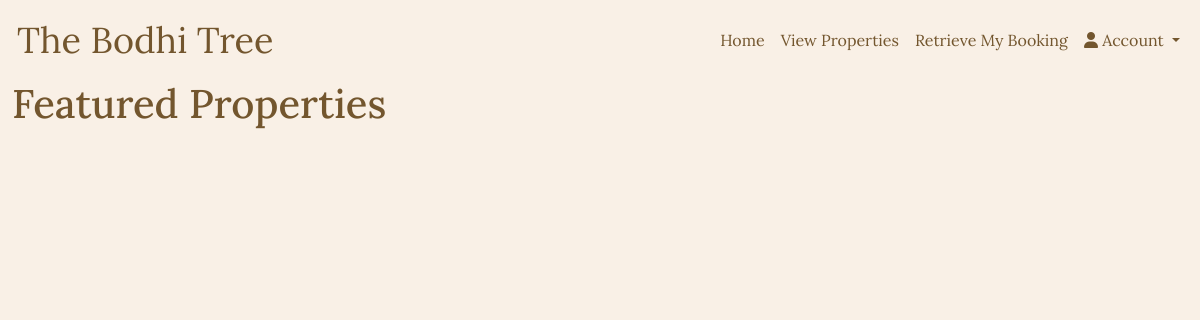
Before: / with the older database file.
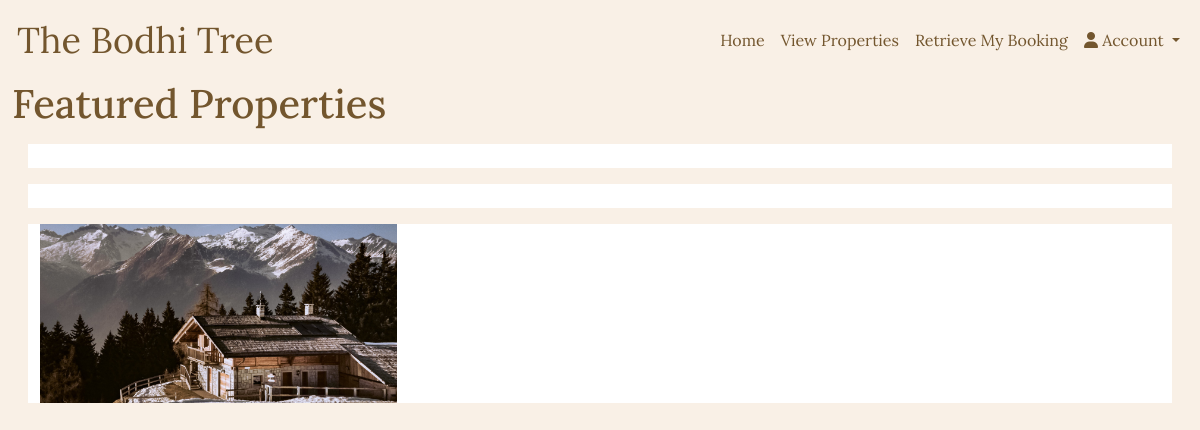
After: the same page with the newer database file.
### property/models.py (models this page shows, shortened)
class Property(models.Model):
    class Meta:
        verbose_name_plural = 'Properties'
    name = models.CharField(max_length=50)
    description = models.TextField(max_length=500, null=True, blank=True)
    address = models.CharField(max_length=80)
    city = models.CharField(max_length=40)
    country = CountryField()
    single_beds = models.IntegerField(null=True, blank=True)
    double_beds = models.IntegerField(null=True, blank=True)
    rooms = models.IntegerField(null=True, blank=True)
    suites = models.IntegerField(null=True, blank=True)
    bathrooms = models.IntegerField(null=True, blank=True)
    amenities = models.ManyToManyField(Amenity, blank=True)
    is_available = models.BooleanField(default=True)
    price_per_night = models.DecimalField(max_digits=6, decimal_places=2)
    feature = models.BooleanField(default=False)
    featured_image = models.ImageField()

### home/views.py (the view)
# urls.py: path('', views.home, name='home')
def home(request):
    template = 'home/index.html'
    featured_properties = Property.objects.filter(feature=True)
    context = {
        'properties': featured_properties
    }
    return render(request, template, context)

### home/templates/home/index.html (shortened to what this page needs)
{% extends 'base.html' %}
{% block content %}
    <div class="container-fluid">
        <h1 class="custom-text-dark">Featured Properties</h1>
        {% for property in properties %}
            <div class="row featured-property m-3">
                <div class="col-12 col-md-6 col-lg-4">
                    <img src="{{ property.featured_image.url }}" alt="">
                </div>
                <div class="col-12 col-md-6 col-lg-8">
                </div>
            </div>
        {% endfor %}
    </div>
{% endblock %}

### templates/base.html (shortened to what this page needs)
{% load static %}
<!DOCTYPE html>
<html lang="en">
<head>
    {% block css %}
        <link rel="stylesheet" href="{% static 'css/base.css' %}">
        <link href="https://cdn.jsdelivr.net/npm/bootstrap@5.3.0/dist/css/bootstrap.min.css" rel="stylesheet">
    {% endblock %}
</head>
<body>
    <header class="container-fluid p-0">
        <nav class="navbar navbar-expand-lg">
            <div class="container-fluid">
                <a class="navbar-brand custom-text-dark logo" href="{% url 'home' %}">The Bodhi Tree</a>
                <div class="collapse navbar-collapse" id="navbarSupportedContent">
                    {% include 'includes/main-nav.html' %}
                </div>
            </div>
          </nav>
    </header>
    {% block content %}
    {% endblock %}
</body>
</html>

### templates/includes/main-nav.html (shortened to what this page needs)
<ul class="navbar-nav ms-auto mb-2 mb-lg-0">
    <li class="nav-item">
        <a class="nav-link active" aria-current="page" href="{% url 'home' %}">Home</a>
    </li>
    <li class="nav-item">
        <a class="nav-link" href="#">View Properties</a>
    </li>
    <li class="nav-item">
        <a class="nav-link" href="#">{% if user.is_authenticated %}My Bookings{% else %}Retrieve My Booking{% endif %}</a>
    </li>
    <li class="nav-item dropdown">
        <a class="nav-link dropdown-toggle" href="#" role="button" data-bs-toggle="dropdown" aria-expanded="false">
            <i class="fas fa-user"></i> Account
        </a>
    </li>
    </ul>

### static/css/base.css (style rules this page uses)
body { background-color: #f9f0e6 !important; color: #73562e; }
.custom-text-dark, .nav-item * { color: #73562e !important; font-family: 'Lora', serif; }
.logo { font-family: 'Lora', serif; font-size: 36px !important; font-weight: 400; padding-left: 5px; }
.featured-property { max-height: 600px; background-color: #fff; }
.featured-property img { width: 100%; height: auto; }

Changed rows visible on the page:
now on this page (row edited): Property: featured_image (picture)
